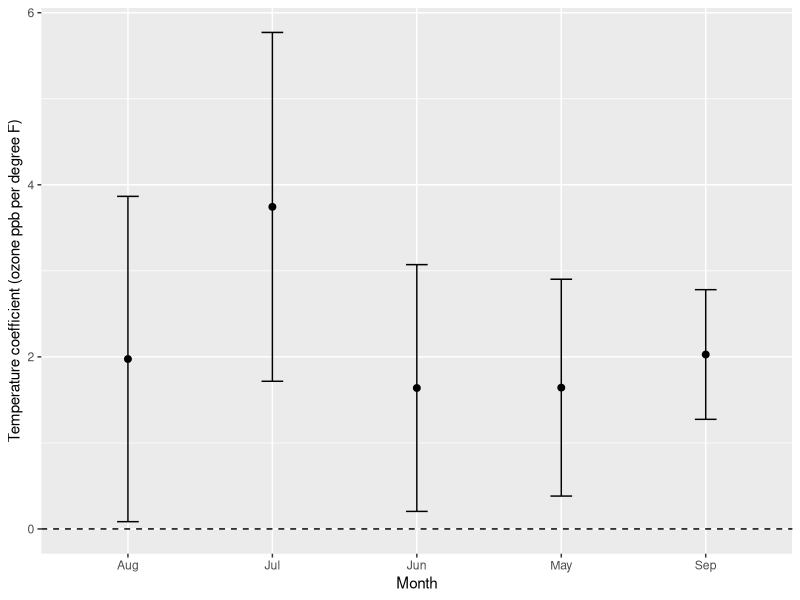

Write R code to recreate this figure.
## ---- chunk 1
#| label: required-files
required_files <- c("week14-many-models.R", "week14-grouped-sensitivity.R")
## ---- chunk 2
#| label: author-paths
#| include: false
required_files <- file.path("downloads", required_files)
## ---- chunk 3
#| label: setup-check
#| output: false
missing_files <- required_files[!file.exists(required_files)]
missing_packages <- c("dplyr", "ggplot2")[!vapply(
  c("dplyr", "ggplot2"), requireNamespace, logical(1), quietly = TRUE
)]
if (length(missing_files) + length(missing_packages) == 0) {
  cat("Setup OK\n")
} else {
  cat("Missing files:", paste(missing_files, collapse = ", "), "\n")
  cat("Missing packages:", paste(missing_packages, collapse = ", "), "\n")
}
## ---- chunk 4
#| label: grouped-inputs
library(dplyr)
model_input <- airquality |>
  transmute(observation_id = row_number(),
            month = factor(month.abb[Month], levels = month.abb[5:9]),
            ozone_ppb = Ozone, temperature_f = Temp, wind_mph = Wind) |>
  filter(complete.cases(ozone_ppb, temperature_f, wind_mph))
audit_groups <- split(model_input, model_input$month)
group_audit <- model_input |>
  group_by(month) |>
  summarize(n = n(), temperature_min = min(temperature_f),
            temperature_max = max(temperature_f), wind_min = min(wind_mph),
            wind_max = max(wind_mph), .groups = "drop")
split_ids <- unlist(lapply(audit_groups, function(d) d$observation_id),
                    use.names = FALSE)
stopifnot(
  nrow(model_input) == 116,
  identical(names(audit_groups), month.abb[5:9]),
  identical(unname(vapply(audit_groups, nrow, integer(1))),
            c(26L, 9L, 26L, 26L, 29L)),
  sum(group_audit$n) == 116,
  !anyDuplicated(split_ids),
  identical(sort(split_ids), model_input$observation_id),
  all(group_audit$temperature_min < group_audit$temperature_max),
  all(group_audit$wind_min < group_audit$wind_max)
)
print(group_audit, width = Inf)
## ---- chunk 5
#| label: many-models-reference
# MATH 346 - possible worked solution
# Compare only after attempting the starter; other correct implementations are possible.

library(dplyr)
library(ggplot2)

model_data <- airquality |>
  transmute(
    observation_id = row_number(),
    month = factor(month.abb[Month], levels = month.abb[5:9]),
    ozone_ppb = Ozone,
    temperature_f = Temp,
    wind_mph = Wind
  ) |>
  filter(complete.cases(ozone_ppb, temperature_f, wind_mph))

fixed_formula <- ozone_ppb ~ temperature_f + wind_mph
month_data <- split(model_data, model_data$month)

fit_one_month <- function(data, month_name, model_formula) {
  required <- c("month", "ozone_ppb", "temperature_f", "wind_mph")
  if (!is.data.frame(data) || !all(required %in% names(data))) {
    stop("group data do not satisfy the required column contract")
  }
  if (nrow(data) < 5 || length(unique(data$month)) != 1) {
    stop("each group needs one month and at least five observations")
  }
  if (sd(data$temperature_f) == 0 || sd(data$wind_mph) == 0) {
    stop("each predictor must vary within the group")
  }

  fit <- lm(model_formula, data = data)
  intervals <- confint(fit)
  predictions <- predict(fit)

  summary_row <- tibble(
    month = month_name,
    n_observations = nrow(data),
    temperature_slope = coef(fit)[["temperature_f"]],
    temperature_low = intervals["temperature_f", 1],
    temperature_high = intervals["temperature_f", 2],
    wind_slope = coef(fit)[["wind_mph"]],
    training_rmse_ppb = sqrt(mean((data$ozone_ppb - predictions)^2)),
    r_squared = summary(fit)$r.squared
  )

  list(
    month = month_name,
    formula = model_formula,
    fit = fit,
    summary = summary_row
  )
}

model_results <- lapply(
  names(month_data),
  function(month_name) {
    fit_one_month(month_data[[month_name]], month_name, fixed_formula)
  }
)
names(model_results) <- names(month_data)

model_summary <- bind_rows(lapply(model_results, function(result) result$summary))
formula_text <- vapply(
  model_results,
  function(result) paste(deparse(result$formula), collapse = " "),
  character(1)
)

expected_slopes <- c(
  May = 1.642119,
  Jun = 1.637785,
  Jul = 3.743456,
  Aug = 1.974714,
  Sep = 2.027110
)

stopifnot(
  identical(names(model_results), month.abb[5:9]),
  identical(model_summary$month, month.abb[5:9]),
  identical(model_summary$n_observations, c(26L, 9L, 26L, 26L, 29L)),
  sum(model_summary$n_observations) == nrow(model_data),
  length(unique(formula_text)) == 1,
  all(model_summary$temperature_low < model_summary$temperature_slope),
  all(model_summary$temperature_slope < model_summary$temperature_high),
  max(abs(model_summary$temperature_slope - expected_slopes)) < 1e-6,
  all(vapply(model_results, function(result) inherits(result$fit, "lm"), logical(1)))
)

coefficient_plot <- ggplot(
  model_summary,
  aes(x = month, y = temperature_slope)
) +
  geom_hline(yintercept = 0, linetype = "dashed") +
  geom_errorbar(
    aes(ymin = temperature_low, ymax = temperature_high),
    width = 0.15
  ) +
  geom_point(size = 2) +
  labs(
    x = "Month",
    y = "Temperature coefficient (ozone ppb per degree F)"
  )

coefficient_build <- ggplot_build(coefficient_plot)
stopifnot(nrow(coefficient_build$data[[3]]) == nrow(model_summary))

print(model_summary)
cat("Week 14 fitted one checked model for every requested month.\n")
## ---- chunk 6
#| label: coefficient-evidence
print(coefficient_plot)
print(model_summary[, c("month", "n_observations", "temperature_slope",
                        "temperature_low", "temperature_high")], width = Inf)
stopifnot(all(vapply(model_results, function(result) {
  identical(paste(deparse(formula(result$fit)), collapse = " "),
            paste(deparse(fixed_formula), collapse = " "))
}, logical(1))))
## ---- chunk 7
#| label: sensitivity-reference
# MATH 346 - possible worked solution
# Compare only after attempting the starter; other correct implementations are possible.

library(dplyr)

model_data <- airquality |>
  transmute(
    observation_id = row_number(),
    month = factor(month.abb[Month], levels = month.abb[5:9]),
    ozone_ppb = Ozone,
    temperature_f = Temp,
    wind_mph = Wind
  ) |>
  filter(complete.cases(ozone_ppb, temperature_f, wind_mph))

month_data <- split(model_data, model_data$month)
fixed_formula <- ozone_ppb ~ temperature_f + wind_mph

rmse <- function(observed, predicted) {
  stopifnot(length(observed) == length(predicted), !anyNA(observed), !anyNA(predicted))
  sqrt(mean((observed - predicted)^2))
}

diagnose_one_month <- function(data, month_name) {
  fit <- lm(fixed_formula, data = data)
  standardized <- rstandard(fit)
  cook <- cooks.distance(fit)
  removed_index <- which.max(abs(standardized))

  sensitivity_data <- data[-removed_index, , drop = FALSE]
  sensitivity_fit <- lm(fixed_formula, data = sensitivity_data)

  original_slope <- coef(fit)[["temperature_f"]]
  sensitivity_slope <- coef(sensitivity_fit)[["temperature_f"]]

  tibble(
    month = month_name,
    n_observations = nrow(data),
    standardized_residual_flags = sum(abs(standardized) > 2),
    cooks_distance_flags = sum(cook > 4 / nrow(data)),
    sensitivity_removed_observation_id = data$observation_id[[removed_index]],
    original_temperature_slope = original_slope,
    sensitivity_temperature_slope = sensitivity_slope,
    slope_change_percent =
      100 * (sensitivity_slope - original_slope) / abs(original_slope),
    original_training_rmse_ppb = rmse(data$ozone_ppb, predict(fit)),
    sensitivity_training_rmse_ppb =
      rmse(sensitivity_data$ozone_ppb, predict(sensitivity_fit))
  )
}

sensitivity_table <- bind_rows(lapply(
  names(month_data),
  function(month_name) {
    diagnose_one_month(month_data[[month_name]], month_name)
  }
))

stopifnot(
  nrow(sensitivity_table) == length(month_data),
  identical(sensitivity_table$month, month.abb[5:9]),
  identical(
    sensitivity_table$standardized_residual_flags,
    c(1L, 1L, 2L, 1L, 2L)
  ),
  identical(
    sensitivity_table$cooks_distance_flags,
    c(2L, 2L, 2L, 1L, 3L)
  ),
  identical(
    sensitivity_table$sensitivity_removed_observation_id,
    c(30L, 49L, 62L, 117L, 124L)
  ),
  all(sensitivity_table$sensitivity_training_rmse_ppb <
        sensitivity_table$original_training_rmse_ppb),
  sum(abs(sensitivity_table$slope_change_percent) > 40) == 3
)

print(sensitivity_table)
cat("Lower sensitivity training error follows removal of a difficult row; it is not new-data validation.\n")
cat("Week 14 grouped sensitivity checks passed.\n")
## ---- chunk 8
#| label: sensitivity-evidence
selected_rows <- airquality[sensitivity_table$sensitivity_removed_observation_id,
                            c("Ozone", "Temp", "Wind", "Month", "Day")]
stopifnot(
  identical(month.abb[selected_rows$Month], sensitivity_table$month),
  identical(sensitivity_table$n_observations - 1L, c(25L, 8L, 25L, 25L, 28L))
)
print(cbind(source_id = sensitivity_table$sensitivity_removed_observation_id,
            selected_rows))
print(sensitivity_table, width = Inf)
## ---- chunk 9
#| label: ai-reference
library(dplyr)

model_data <- airquality |>
  transmute(
    observation_id = row_number(),
    month = factor(month.abb[Month], levels = month.abb[5:9]),
    ozone_ppb = Ozone,
    temperature_f = Temp,
    wind_mph = Wind
  ) |>
  filter(complete.cases(ozone_ppb, temperature_f, wind_mph))

month_data <- split(model_data, model_data$month)

summarize_model <- function(data, month_name) {
  fit <- lm(ozone_ppb ~ temperature_f + wind_mph, data = data)
  intervals <- confint(fit)
  standardized <- rstandard(fit)
  cook <- cooks.distance(fit)
  removed_index <- which.max(abs(standardized))
  sensitivity_fit <- lm(
    ozone_ppb ~ temperature_f + wind_mph,
    data = data[-removed_index, , drop = FALSE]
  )

  tibble(
    month = month_name,
    n_observations = nrow(data),
    r_squared = summary(fit)$r.squared,
    wind_slope = coef(fit)[["wind_mph"]],
    wind_low = intervals["wind_mph", 1],
    wind_high = intervals["wind_mph", 2],
    diagnostic_flags =
      sum(abs(standardized) > 2 | cook > 4 / nrow(data)),
    temperature_slope_change_percent = 100 *
      (coef(sensitivity_fit)[["temperature_f"]] -
         coef(fit)[["temperature_f"]]) /
      abs(coef(fit)[["temperature_f"]])
  )
}

evidence <- bind_rows(lapply(
  names(month_data),
  function(month_name) summarize_model(month_data[[month_name]], month_name)
))

# Generated ranking: different group-specific models are treated as competitors
# and only training R-squared is considered.
generated_ranking <- evidence |>
  arrange(desc(r_squared)) |>
  transmute(rank = row_number(), month, r_squared)

generated_claim <- paste(
  "September is the best model because it has the highest R-squared.",
  "June proves that higher wind increases ozone.",
  "The ranking will hold for future observations, and diagnostics do not",
  "change the conclusion."
)

june <- evidence |>
  filter(month == "Jun")

audit <- tibble(
  generated_claim = c(
    "September is the best model",
    "June proves wind increases ozone",
    "training ranking will hold for future observations",
    "diagnostics do not affect the conclusion"
  ),
  verdict = rep("unsupported", 4),
  evidence = c(
    "each monthly model is fitted to a different subset rather than competing on the same rows",
    "June has nine rows and its wind interval includes zero",
    "all ranking metrics are calculated on training subsets",
    "every month has diagnostic flags and three slopes change by over 40 percent in sensitivity fits"
  )
)

stopifnot(
  identical(generated_ranking$month, c("Sep", "Jul", "Jun", "Aug", "May")),
  june$n_observations == 9,
  june$wind_low < 0,
  june$wind_high > 0,
  all(evidence$diagnostic_flags > 0),
  sum(abs(evidence$temperature_slope_change_percent) > 40) == 3,
  nrow(audit) == 4
)

print(generated_ranking)
cat(generated_claim, "\n\n")
print(audit)
cat("Week 14 AI model-ranking audit passed.\n")
